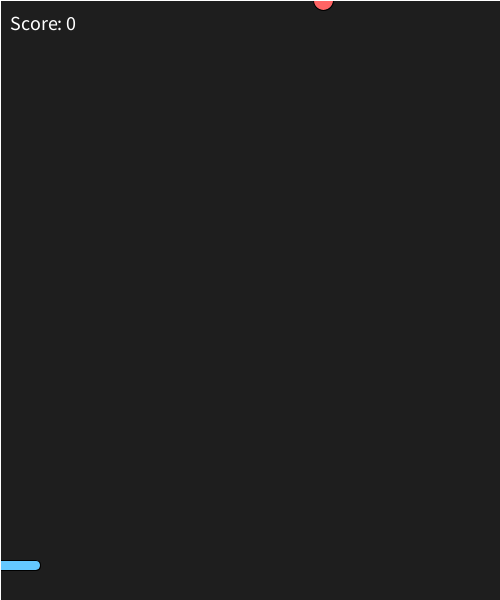
Frame 1 (no input)
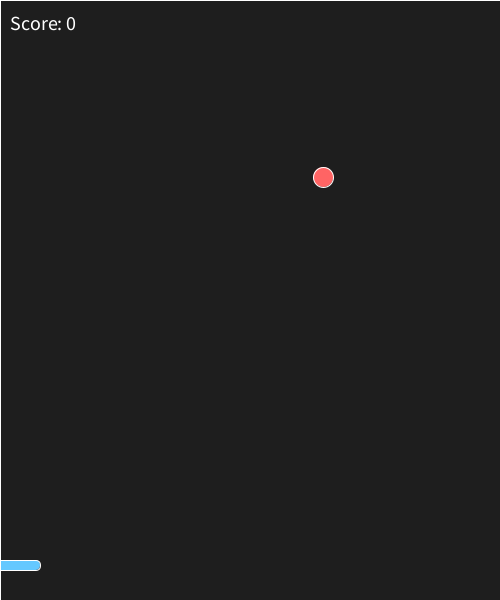
Frame 60 (the mouse pressed at the canvas centre just before this capture)
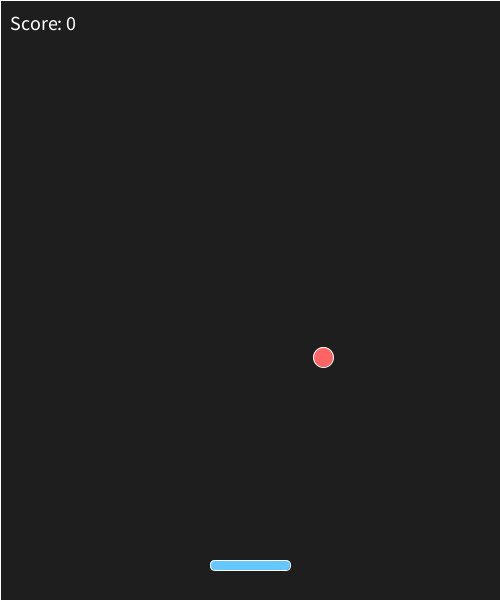
Frame 120 (the mouse held since frame 60 and released just before this capture)

The Processing sketch that drew these frames (run headless with seeded random() and noise(); from frame 60 on, the mouse is pressed at the canvas centre):

// Processing sketch: ballgame_260427a_pde
// ── ballgame_260427a_pde.pde
float ballX, ballY;
float speed = 3;

float paddleX;
float paddleWidth = 80;
float paddleHeight = 10;

int score = 0;
boolean gameOver = false;


void setup() {
  size(500, 600);
  ballX = random(width);
  ballY = 0;
  }

void draw() {
  background(30);
  
  if (!gameOver) {
  
  // Ball
  fill(255, 100, 100);
  ellipse(ballX, ballY, 20, 20);
  ballY += speed;
  
  
  // Paddle (player)
  paddleX = mouseX;
  fill(100, 200, 255);
  rect(paddleX - paddleWidth/2, height - 40, paddleWidth, paddleHeight,15);
  
  // Catch check
  if (ballY > height - 50 &&
  ballX > paddleX - paddleWidth/2 &&
  ballX < paddleX + paddleWidth/2) {
  
  score++;
  ballY = 0;
  ballX = random(width);
  speed += 0.5; // make game harder
  }
  
  // Miss check
  if (ballY > height) {
  gameOver = true;
  }
  
  // Score
  fill(255);
  textSize(20);
  text("Score: " + score, 10, 30);
  
  } else {
  fill(255);
  textSize(30);
  textAlign(CENTER);
  text("Game Over", width/2, height/2);
  text("Score: " + score, width/2, height/2 + 40);
  text("Press R to Restart", width/2, height/2 + 80);
  }
  
  //boarders
  noFill();
  stroke(255);
  strokeWeight(1);
  rect(0,0,width,height);
  }

void keyPressed() {
  if (key == 'r' || key == 'R') {
  // Reset game
  score = 0;
  speed = 3;
  ballY = 0;
  ballX = random(width);
  gameOver = false;
  }
  }
